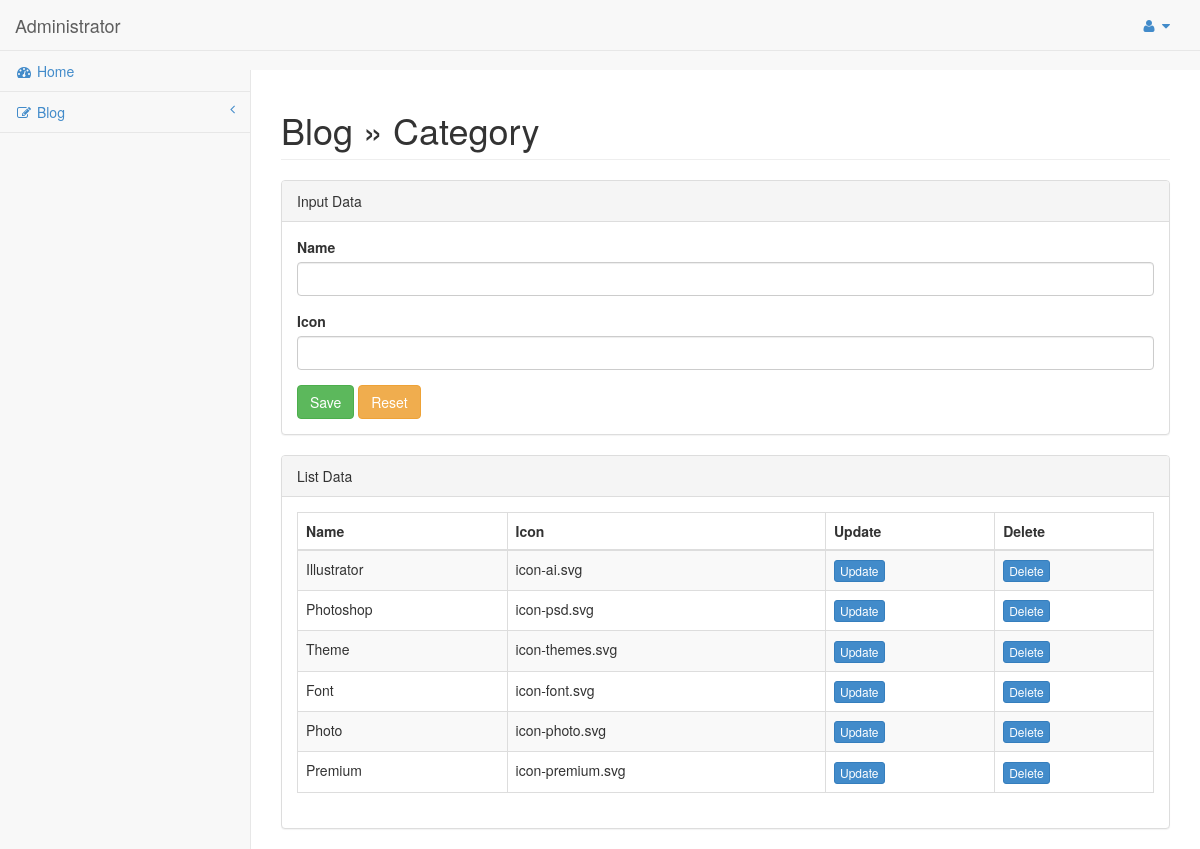
The page /admin/index.php?category (signed in) on the database its author committed.
### tables this page shows
CREATE TABLE `category` (
  `id` int(11) NOT NULL,
  `category_name` varchar(255) NOT NULL,
  `icon` varchar(255) NOT NULL
);

### admin/page/blog/category.php (the view, shortened to what this page needs)
<?php
$category       = mysqli_query($connect, "SELECT * FROM category ORDER BY id DESC");
?>
<div class="row">
    <div class="col-lg-12">
        <h1 class="page-header">Blog &raquo; Category</h1>
    </div>
</div>
<div class="row">
    <div class="col-lg-12">
        <div class="panel panel-default">
            <div class="panel-heading">
                Input Data
            </div>
            <div class="panel-body">
                <div class="row">
                    <div class="col-lg-12">
                        <form role="form" action="" method="post">
                            <div class="form-group">
                                <label>Name</label>
                                <input class="form-control" type="text" name="name" />
                            </div>
                            <div class="form-group">
                                <label>Icon</label>
                                <input class="form-control" type="text" name="icon" />
                            </div>
                            <button type="submit" name="submit" class="btn btn-success">Save</button>
                            <button type="reset" class="btn btn-warning">Reset</button>
                        </form>
                    </div>
                </div>
            </div>
        </div>
        <div class="panel panel-default">
            <div class="panel-heading">
                List Data
            </div>
            <div class="panel-body">
                <div class="table-responsive">
                    <table class="table table-striped table-bordered table-hover" id="dataTables-example">
                        <thead>
                            <tr>
                                <th>Name</th>
                                <th>Icon</th>
                                <th>Update</th>
                                <th>Delete</th>
                            </tr>
                        </thead>
                        <tbody>
                        <?php if(mysqli_num_rows($category)) { ?>
                            <?php while($row_category = mysqli_fetch_array($category)) { ?>
                            <tr>
                                <td><?php echo $row_category["category_name"] ?></td>
                                <td>
                                <span class="<?php echo $row_category["icon"]?>"></span> <?php echo $row_category["icon"]?>
                                </td>
                                <td class="center"><a href="index.php?category-update=<?php echo $row_category["id"] ?>" class="btn btn-primary btn-xs" type="button">Update</a></td>
                                <td class="center"><a href="index.php?category-delete=<?php echo $row_category["id"] ?>" class="btn btn-primary btn-xs" type="button">Delete</a></td>
                            </tr>
                            <?php } ?>
                        <?php } ?>
                        </tbody>
                    </table>
                </div>
            </div>
        </div>
    </div>
</div>

### admin/css/sb-admin.css (style rules this page uses)
body { background-color: #f8f8f8; padding-top: 100px; }
@media (min-width:768px) { body { padding-top: 50px; } }

### rows shown on the page
category: category_name "Illustrator", icon "icon-ai.svg"
category: category_name "Photoshop", icon "icon-psd.svg"
category: category_name "Theme", icon "icon-themes.svg"
category: category_name "Font", icon "icon-font.svg"
category: category_name "Photo", icon "icon-photo.svg"
category: category_name "Premium", icon "icon-premium.svg"
